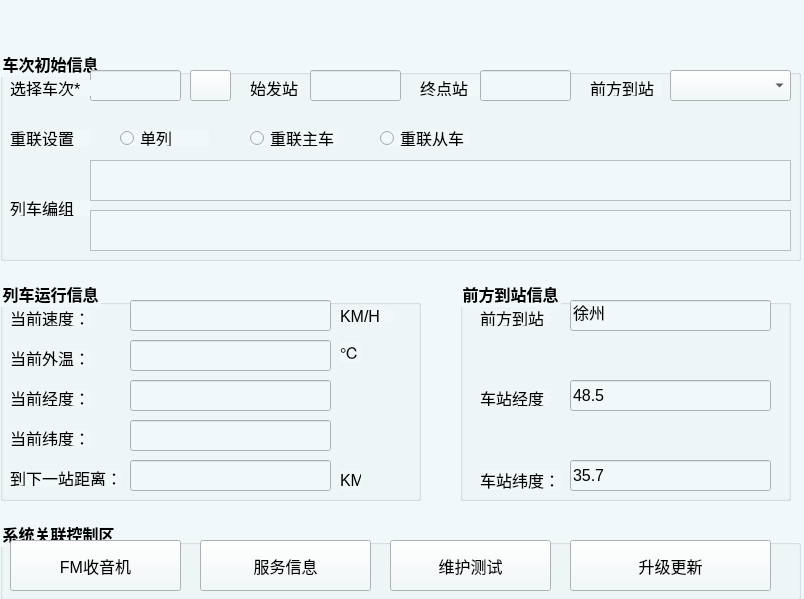
<?xml version="1.0" encoding="UTF-8"?>
<ui version="4.0">
 <class>FormMain</class>
 <widget class="QWidget" name="FormMain">
  <property name="geometry">
   <rect>
    <x>0</x>
    <y>0</y>
    <width>804</width>
    <height>599</height>
   </rect>
  </property>
  <property name="windowTitle">
   <string>Form</string>
  </property>
  <property name="autoFillBackground">
   <bool>false</bool>
  </property>
  <property name="styleSheet">
   <string notr="true">Background:rgb(240, 248, 250)</string>
  </property>
  <widget class="QGroupBox" name="groupBox">
   <property name="geometry">
    <rect>
     <x>0</x>
     <y>520</y>
     <width>801</width>
     <height>80</height>
    </rect>
   </property>
   <property name="font">
    <font>
     <pointsize>12</pointsize>
     <weight>75</weight>
     <bold>true</bold>
    </font>
   </property>
   <property name="title">
    <string>系统关联控制区</string>
   </property>
   <widget class="QPushButton" name="pushButton">
    <property name="geometry">
     <rect>
      <x>10</x>
      <y>20</y>
      <width>171</width>
      <height>51</height>
     </rect>
    </property>
    <property name="font">
     <font>
      <pointsize>12</pointsize>
     </font>
    </property>
    <property name="text">
     <string>FM收音机</string>
    </property>
   </widget>
   <widget class="QPushButton" name="pushButton_3">
    <property name="geometry">
     <rect>
      <x>200</x>
      <y>20</y>
      <width>171</width>
      <height>51</height>
     </rect>
    </property>
    <property name="font">
     <font>
      <pointsize>12</pointsize>
     </font>
    </property>
    <property name="text">
     <string>服务信息</string>
    </property>
   </widget>
   <widget class="QPushButton" name="pushButton_2">
    <property name="geometry">
     <rect>
      <x>390</x>
      <y>20</y>
      <width>161</width>
      <height>51</height>
     </rect>
    </property>
    <property name="font">
     <font>
      <pointsize>12</pointsize>
     </font>
    </property>
    <property name="text">
     <string>维护测试</string>
    </property>
   </widget>
   <widget class="QPushButton" name="pushButton_4">
    <property name="geometry">
     <rect>
      <x>570</x>
      <y>20</y>
      <width>201</width>
      <height>51</height>
     </rect>
    </property>
    <property name="font">
     <font>
      <pointsize>12</pointsize>
     </font>
    </property>
    <property name="text">
     <string>升级更新</string>
    </property>
   </widget>
  </widget>
  <widget class="QGroupBox" name="groupBox_2">
   <property name="geometry">
    <rect>
     <x>0</x>
     <y>280</y>
     <width>421</width>
     <height>221</height>
    </rect>
   </property>
   <property name="font">
    <font>
     <pointsize>12</pointsize>
     <weight>75</weight>
     <bold>true</bold>
    </font>
   </property>
   <property name="title">
    <string>列车运行信息</string>
   </property>
   <widget class="QLabel" name="label">
    <property name="geometry">
     <rect>
      <x>10</x>
      <y>30</y>
      <width>81</width>
      <height>16</height>
     </rect>
    </property>
    <property name="font">
     <font>
      <pointsize>12</pointsize>
     </font>
    </property>
    <property name="text">
     <string>当前速度：</string>
    </property>
   </widget>
   <widget class="QLineEdit" name="lineEdit">
    <property name="geometry">
     <rect>
      <x>130</x>
      <y>20</y>
      <width>201</width>
      <height>31</height>
     </rect>
    </property>
    <property name="font">
     <font>
      <pointsize>12</pointsize>
     </font>
    </property>
   </widget>
   <widget class="QLabel" name="label_2">
    <property name="geometry">
     <rect>
      <x>10</x>
      <y>70</y>
      <width>81</width>
      <height>16</height>
     </rect>
    </property>
    <property name="font">
     <font>
      <pointsize>12</pointsize>
     </font>
    </property>
    <property name="text">
     <string>当前外温：</string>
    </property>
   </widget>
   <widget class="QLineEdit" name="lineEdit_2">
    <property name="geometry">
     <rect>
      <x>130</x>
      <y>60</y>
      <width>201</width>
      <height>31</height>
     </rect>
    </property>
    <property name="font">
     <font>
      <pointsize>12</pointsize>
     </font>
    </property>
   </widget>
   <widget class="QLabel" name="label_3">
    <property name="geometry">
     <rect>
      <x>10</x>
      <y>110</y>
      <width>81</width>
      <height>16</height>
     </rect>
    </property>
    <property name="font">
     <font>
      <pointsize>12</pointsize>
     </font>
    </property>
    <property name="text">
     <string>当前经度：</string>
    </property>
   </widget>
   <widget class="QLineEdit" name="lineEdit_3">
    <property name="geometry">
     <rect>
      <x>130</x>
      <y>100</y>
      <width>201</width>
      <height>31</height>
     </rect>
    </property>
    <property name="font">
     <font>
      <pointsize>12</pointsize>
     </font>
    </property>
   </widget>
   <widget class="QLabel" name="label_4">
    <property name="geometry">
     <rect>
      <x>10</x>
      <y>150</y>
      <width>81</width>
      <height>16</height>
     </rect>
    </property>
    <property name="font">
     <font>
      <pointsize>12</pointsize>
     </font>
    </property>
    <property name="text">
     <string>当前纬度：</string>
    </property>
   </widget>
   <widget class="QLineEdit" name="lineEdit_4">
    <property name="geometry">
     <rect>
      <x>130</x>
      <y>140</y>
      <width>201</width>
      <height>31</height>
     </rect>
    </property>
    <property name="font">
     <font>
      <pointsize>12</pointsize>
     </font>
    </property>
   </widget>
   <widget class="QLabel" name="label_5">
    <property name="geometry">
     <rect>
      <x>10</x>
      <y>190</y>
      <width>111</width>
      <height>16</height>
     </rect>
    </property>
    <property name="font">
     <font>
      <pointsize>12</pointsize>
     </font>
    </property>
    <property name="text">
     <string>到下一站距离：</string>
    </property>
   </widget>
   <widget class="QLineEdit" name="lineEdit_5">
    <property name="geometry">
     <rect>
      <x>130</x>
      <y>180</y>
      <width>201</width>
      <height>31</height>
     </rect>
    </property>
    <property name="font">
     <font>
      <pointsize>12</pointsize>
     </font>
    </property>
   </widget>
   <widget class="QLabel" name="label_9">
    <property name="geometry">
     <rect>
      <x>340</x>
      <y>30</y>
      <width>54</width>
      <height>12</height>
     </rect>
    </property>
    <property name="font">
     <font>
      <pointsize>12</pointsize>
     </font>
    </property>
    <property name="text">
     <string>KM/H</string>
    </property>
   </widget>
   <widget class="QLabel" name="label_10">
    <property name="geometry">
     <rect>
      <x>340</x>
      <y>62</y>
      <width>21</width>
      <height>20</height>
     </rect>
    </property>
    <property name="font">
     <font>
      <pointsize>12</pointsize>
     </font>
    </property>
    <property name="text">
     <string>℃</string>
    </property>
   </widget>
   <widget class="QLabel" name="label_11">
    <property name="geometry">
     <rect>
      <x>340</x>
      <y>190</y>
      <width>21</width>
      <height>20</height>
     </rect>
    </property>
    <property name="font">
     <font>
      <pointsize>12</pointsize>
     </font>
    </property>
    <property name="text">
     <string>KM</string>
    </property>
   </widget>
  </widget>
  <widget class="QGroupBox" name="groupBox_3">
   <property name="geometry">
    <rect>
     <x>460</x>
     <y>280</y>
     <width>331</width>
     <height>221</height>
    </rect>
   </property>
   <property name="font">
    <font>
     <pointsize>12</pointsize>
     <weight>75</weight>
     <bold>true</bold>
    </font>
   </property>
   <property name="title">
    <string>前方到站信息</string>
   </property>
   <widget class="QLabel" name="label_6">
    <property name="geometry">
     <rect>
      <x>20</x>
      <y>30</y>
      <width>71</width>
      <height>16</height>
     </rect>
    </property>
    <property name="font">
     <font>
      <pointsize>12</pointsize>
     </font>
    </property>
    <property name="text">
     <string>前方到站：</string>
    </property>
   </widget>
   <widget class="QLineEdit" name="lineEdit_6">
    <property name="geometry">
     <rect>
      <x>110</x>
      <y>20</y>
      <width>201</width>
      <height>31</height>
     </rect>
    </property>
    <property name="font">
     <font>
      <pointsize>12</pointsize>
     </font>
    </property>
    <property name="text">
     <string>徐州</string>
    </property>
   </widget>
   <widget class="QLabel" name="label_7">
    <property name="geometry">
     <rect>
      <x>20</x>
      <y>110</y>
      <width>71</width>
      <height>16</height>
     </rect>
    </property>
    <property name="font">
     <font>
      <pointsize>12</pointsize>
     </font>
    </property>
    <property name="text">
     <string>车站经度：</string>
    </property>
   </widget>
   <widget class="QLabel" name="label_8">
    <property name="geometry">
     <rect>
      <x>20</x>
      <y>190</y>
      <width>81</width>
      <height>20</height>
     </rect>
    </property>
    <property name="font">
     <font>
      <pointsize>12</pointsize>
     </font>
    </property>
    <property name="text">
     <string>车站纬度：</string>
    </property>
   </widget>
   <widget class="QLineEdit" name="lineEdit_7">
    <property name="geometry">
     <rect>
      <x>110</x>
      <y>180</y>
      <width>201</width>
      <height>31</height>
     </rect>
    </property>
    <property name="font">
     <font>
      <pointsize>12</pointsize>
     </font>
    </property>
    <property name="text">
     <string>35.7</string>
    </property>
   </widget>
   <widget class="QLineEdit" name="lineEdit_8">
    <property name="geometry">
     <rect>
      <x>110</x>
      <y>100</y>
      <width>201</width>
      <height>31</height>
     </rect>
    </property>
    <property name="font">
     <font>
      <pointsize>12</pointsize>
     </font>
    </property>
    <property name="inputMask">
     <string/>
    </property>
    <property name="text">
     <string>48.5</string>
    </property>
   </widget>
  </widget>
  <widget class="QGroupBox" name="groupBox_4">
   <property name="geometry">
    <rect>
     <x>0</x>
     <y>50</y>
     <width>801</width>
     <height>211</height>
    </rect>
   </property>
   <property name="font">
    <font>
     <pointsize>12</pointsize>
     <weight>75</weight>
     <bold>true</bold>
    </font>
   </property>
   <property name="title">
    <string>车次初始信息</string>
   </property>
   <widget class="QLineEdit" name="lineEdit_9">
    <property name="geometry">
     <rect>
      <x>90</x>
      <y>20</y>
      <width>91</width>
      <height>31</height>
     </rect>
    </property>
    <property name="font">
     <font>
      <pointsize>12</pointsize>
     </font>
    </property>
   </widget>
   <widget class="QLabel" name="label_13">
    <property name="geometry">
     <rect>
      <x>10</x>
      <y>30</y>
      <width>81</width>
      <height>16</height>
     </rect>
    </property>
    <property name="font">
     <font>
      <pointsize>12</pointsize>
      <weight>50</weight>
      <bold>false</bold>
     </font>
    </property>
    <property name="text">
     <string>选择车次*</string>
    </property>
   </widget>
   <widget class="QPushButton" name="pushButton_5">
    <property name="geometry">
     <rect>
      <x>190</x>
      <y>20</y>
      <width>41</width>
      <height>31</height>
     </rect>
    </property>
    <property name="text">
     <string/>
    </property>
   </widget>
   <widget class="QLabel" name="label_14">
    <property name="geometry">
     <rect>
      <x>250</x>
      <y>30</y>
      <width>51</width>
      <height>16</height>
     </rect>
    </property>
    <property name="font">
     <font>
      <pointsize>12</pointsize>
     </font>
    </property>
    <property name="text">
     <string>始发站</string>
    </property>
   </widget>
   <widget class="QLabel" name="label_15">
    <property name="geometry">
     <rect>
      <x>420</x>
      <y>30</y>
      <width>61</width>
      <height>16</height>
     </rect>
    </property>
    <property name="font">
     <font>
      <pointsize>12</pointsize>
     </font>
    </property>
    <property name="text">
     <string>终点站</string>
    </property>
   </widget>
   <widget class="QLineEdit" name="lineEdit_10">
    <property name="geometry">
     <rect>
      <x>310</x>
      <y>20</y>
      <width>91</width>
      <height>31</height>
     </rect>
    </property>
    <property name="font">
     <font>
      <pointsize>12</pointsize>
     </font>
    </property>
   </widget>
   <widget class="QLineEdit" name="lineEdit_11">
    <property name="geometry">
     <rect>
      <x>480</x>
      <y>20</y>
      <width>91</width>
      <height>31</height>
     </rect>
    </property>
    <property name="font">
     <font>
      <pointsize>12</pointsize>
     </font>
    </property>
   </widget>
   <widget class="QLabel" name="label_16">
    <property name="geometry">
     <rect>
      <x>590</x>
      <y>30</y>
      <width>71</width>
      <height>16</height>
     </rect>
    </property>
    <property name="font">
     <font>
      <pointsize>12</pointsize>
     </font>
    </property>
    <property name="text">
     <string>前方到站</string>
    </property>
   </widget>
   <widget class="QComboBox" name="comboBox">
    <property name="geometry">
     <rect>
      <x>670</x>
      <y>20</y>
      <width>121</width>
      <height>31</height>
     </rect>
    </property>
   </widget>
   <widget class="QLabel" name="label_17">
    <property name="geometry">
     <rect>
      <x>10</x>
      <y>80</y>
      <width>81</width>
      <height>16</height>
     </rect>
    </property>
    <property name="font">
     <font>
      <pointsize>12</pointsize>
      <weight>50</weight>
      <bold>false</bold>
     </font>
    </property>
    <property name="text">
     <string>重联设置</string>
    </property>
   </widget>
   <widget class="QRadioButton" name="radioButton">
    <property name="geometry">
     <rect>
      <x>120</x>
      <y>80</y>
      <width>89</width>
      <height>16</height>
     </rect>
    </property>
    <property name="font">
     <font>
      <pointsize>12</pointsize>
     </font>
    </property>
    <property name="text">
     <string>单列</string>
    </property>
   </widget>
   <widget class="QRadioButton" name="radioButton_2">
    <property name="geometry">
     <rect>
      <x>250</x>
      <y>80</y>
      <width>89</width>
      <height>16</height>
     </rect>
    </property>
    <property name="font">
     <font>
      <pointsize>12</pointsize>
     </font>
    </property>
    <property name="text">
     <string>重联主车</string>
    </property>
   </widget>
   <widget class="QRadioButton" name="radioButton_3">
    <property name="geometry">
     <rect>
      <x>380</x>
      <y>80</y>
      <width>89</width>
      <height>16</height>
     </rect>
    </property>
    <property name="font">
     <font>
      <pointsize>12</pointsize>
     </font>
    </property>
    <property name="text">
     <string>重联从车</string>
    </property>
   </widget>
   <widget class="QLabel" name="label_18">
    <property name="geometry">
     <rect>
      <x>10</x>
      <y>150</y>
      <width>81</width>
      <height>16</height>
     </rect>
    </property>
    <property name="font">
     <font>
      <pointsize>12</pointsize>
      <weight>50</weight>
      <bold>false</bold>
     </font>
    </property>
    <property name="text">
     <string>列车编组</string>
    </property>
   </widget>
   <widget class="QColumnView" name="columnView">
    <property name="geometry">
     <rect>
      <x>90</x>
      <y>110</y>
      <width>701</width>
      <height>41</height>
     </rect>
    </property>
   </widget>
   <widget class="QColumnView" name="columnView_2">
    <property name="geometry">
     <rect>
      <x>90</x>
      <y>160</y>
      <width>701</width>
      <height>41</height>
     </rect>
    </property>
   </widget>
  </widget>
  <widget class="QWidget" name="widget" native="true">
   <property name="geometry">
    <rect>
     <x>-1</x>
     <y>0</y>
     <width>801</width>
     <height>51</height>
    </rect>
   </property>
   <property name="styleSheet">
    <string notr="true">background-image:url(:/img/title.jpg)</string>
   </property>
  </widget>
 </widget>
 <resources/>
 <connections/>
</ui>
